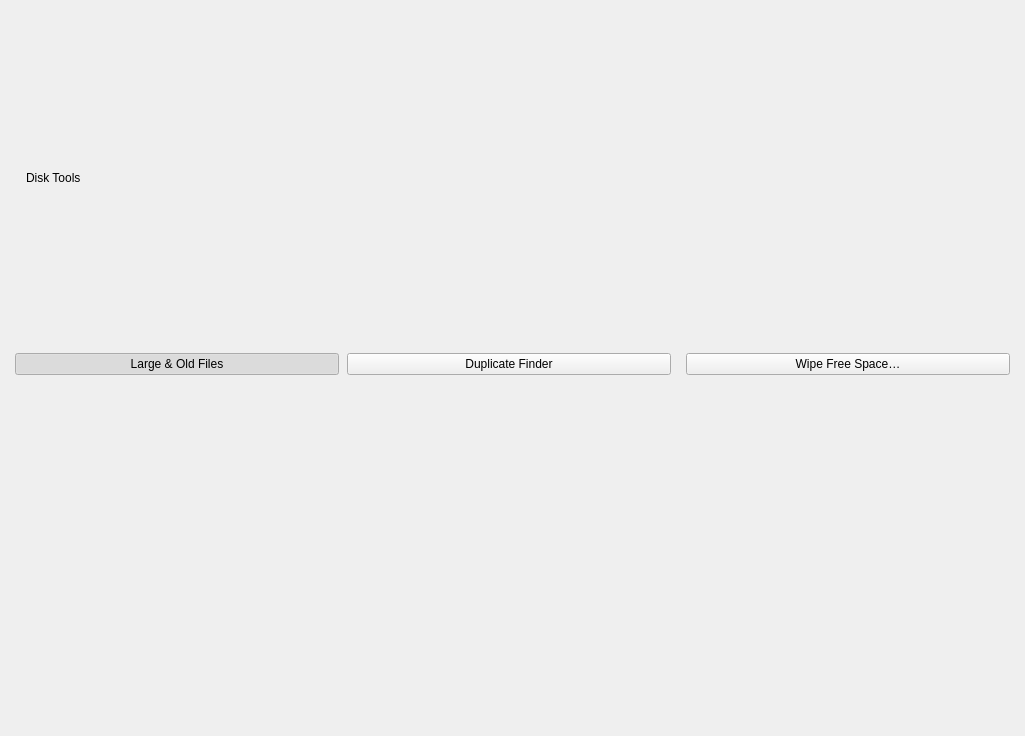
<?xml version="1.0" encoding="UTF-8"?>
<ui version="4.0">
 <class>DiskToolsPage</class>
 <widget class="QWidget" name="DiskToolsPage">
  <property name="geometry">
   <rect><x>0</x><y>0</y><width>1025</width><height>736</height></rect>
  </property>
  <property name="windowTitle">
   <string>Disk Tools</string>
  </property>
  <layout class="QVBoxLayout" name="mainLayout">
   <property name="spacing"><number>8</number></property>
   <property name="leftMargin"><number>15</number></property>
   <property name="topMargin"><number>10</number></property>
   <property name="rightMargin"><number>15</number></property>
   <property name="bottomMargin"><number>15</number></property>
   <item>
    <widget class="QWidget" name="sectionHeaderRow" native="true">
     <layout class="QHBoxLayout" name="sectionHeaderRowLayout">
      <property name="leftMargin"><number>0</number></property>
      <property name="topMargin"><number>0</number></property>
      <property name="rightMargin"><number>0</number></property>
      <property name="bottomMargin"><number>0</number></property>
      <property name="spacing"><number>8</number></property>
      <item>
       <widget class="QFrame" name="sectionHeaderAccent">
        <property name="sizePolicy">
         <sizepolicy hsizetype="Fixed" vsizetype="Expanding">
          <horstretch>0</horstretch>
          <verstretch>0</verstretch>
         </sizepolicy>
        </property>
        <property name="minimumSize">
         <size>
          <width>3</width>
          <height>26</height>
         </size>
        </property>
        <property name="maximumSize">
         <size>
          <width>3</width>
          <height>16777215</height>
         </size>
        </property>
        <property name="frameShape">
         <enum>QFrame::NoFrame</enum>
        </property>
        <property name="accentToken" stdset="0">
         <string notr="true">accent</string>
        </property>
       </widget>
      </item>
      <item>
       <widget class="QLabel" name="sectionHeaderTitle">
        <property name="text">
         <string>Disk Tools</string>
        </property>
       </widget>
      </item>
      <item>
       <spacer name="sectionHeaderRowSpacer">
        <property name="orientation">
         <enum>Qt::Horizontal</enum>
        </property>
        <property name="sizeHint" stdset="0">
         <size>
          <width>40</width>
          <height>20</height>
         </size>
        </property>
       </spacer>
      </item>
     </layout>
    </widget>
   </item>
   <item>
    <widget class="QWidget" name="modeBarRow" native="true">
     <layout class="QHBoxLayout" name="modeBarLayout">
      <property name="leftMargin"><number>0</number></property>
      <property name="topMargin"><number>0</number></property>
      <property name="rightMargin"><number>0</number></property>
      <property name="bottomMargin"><number>4</number></property>
      <property name="spacing"><number>8</number></property>
      <item>
       <widget class="QPushButton" name="btnModeLargeOld">
        <property name="text"><string>Large &amp;&amp; Old Files</string></property>
        <property name="checkable"><bool>true</bool></property>
        <property name="checked"><bool>true</bool></property>
       </widget>
      </item>
      <item>
       <widget class="QPushButton" name="btnModeDuplicates">
        <property name="text"><string>Duplicate Finder</string></property>
        <property name="checkable"><bool>true</bool></property>
       </widget>
      </item>
      <item>
       <spacer name="modeBarSpacer">
        <property name="orientation"><enum>Qt::Horizontal</enum></property>
       </spacer>
      </item>
      <item>
       <widget class="QPushButton" name="btnWipeFreeSpace">
        <property name="text"><string>Wipe Free Space…</string></property>
       </widget>
      </item>
     </layout>
    </widget>
   </item>
   <item>
    <widget class="QStackedWidget" name="stackedModes">
     <property name="currentIndex"><number>0</number></property>
     <widget class="QWidget" name="pageLargeOld"/>
     <widget class="QWidget" name="pageDuplicates"/>
    </widget>
   </item>
  </layout>
 </widget>
</ui>
